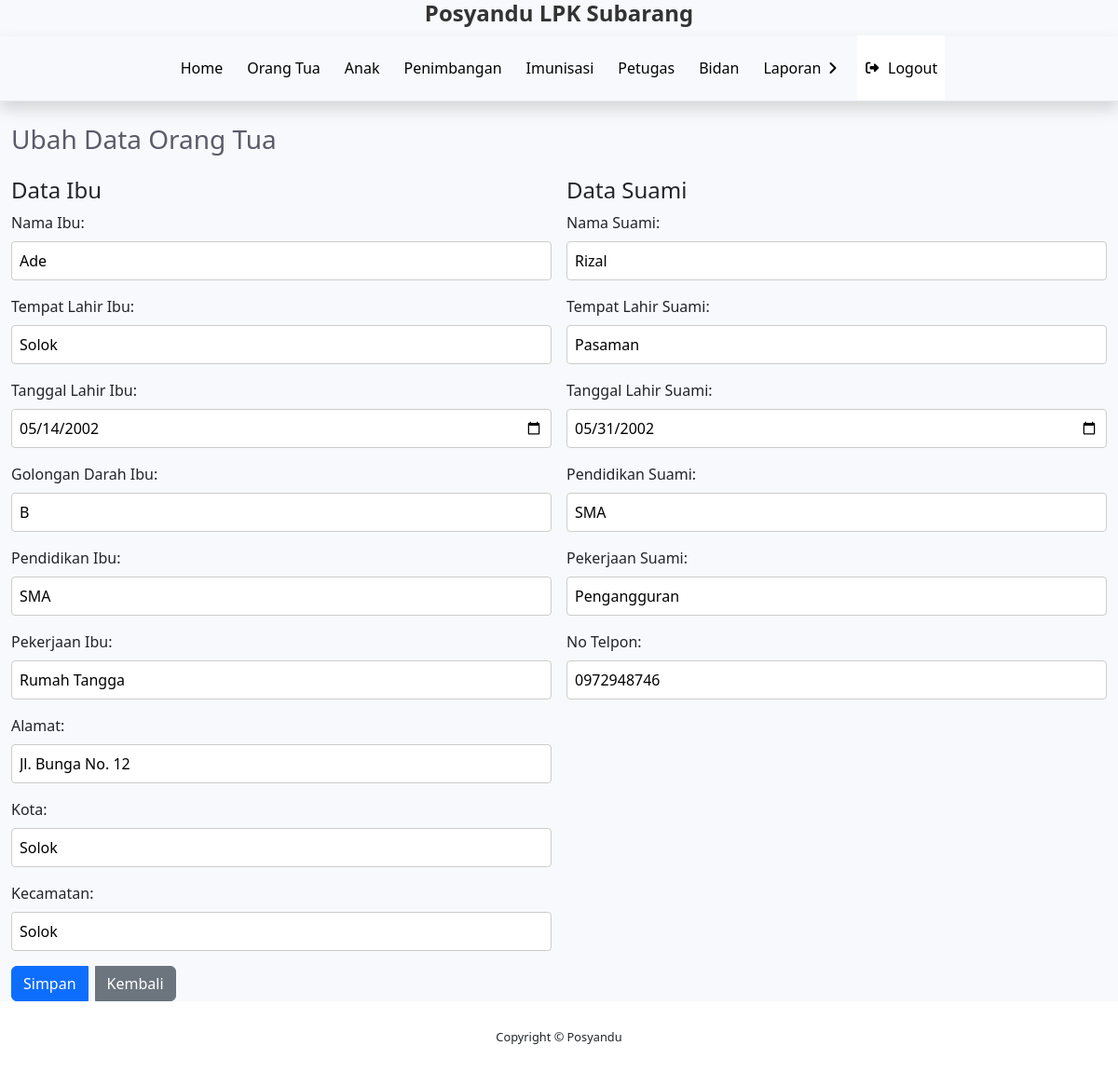
/pages/admin/ubah-orgtua.php?no=2 (signed in), run on the app's committed database.
### tables this page shows
CREATE TABLE `orang_tua` (
  `no` int(11) NOT NULL,
  `nama_ibu` varchar(100) NOT NULL,
  `tempat_lahir_ibu` varchar(100) DEFAULT NULL,
  `tanggal_lahir_ibu` date DEFAULT NULL,
  `golongan_darah_ibu` varchar(10) DEFAULT NULL,
  `pendidikan_ibu` varchar(50) DEFAULT NULL,
  `pekerjaan_ibu` varchar(50) DEFAULT NULL,
  `alamat` text DEFAULT NULL,
  `kota` varchar(100) DEFAULT NULL,
  `kecamatan` varchar(100) DEFAULT NULL,
  `nama_suami` varchar(100) DEFAULT NULL,
  `tempat_lahir_suami` varchar(100) DEFAULT NULL,
  `tanggal_lahir_suami` date DEFAULT NULL,
  `pendidikan_suami` varchar(50) DEFAULT NULL,
  `pekerjaan_suami` varchar(50) DEFAULT NULL,
  `no_telpon` varchar(20) DEFAULT NULL
);

### pages/admin/ubah-orgtua.php (the view, shortened to what this page needs)
<!DOCTYPE html>
<html lang="en">
<head>
    <?php include '../../layout/header.php'; ?>
</head>
<body id="page-top">
    <?php
    include '../../koneksi.php';
    $no = mysqli_real_escape_string($koneksi, $_GET['no']);
    $query = "SELECT * FROM orang_tua WHERE no = '$no'";
    $result = mysqli_query($koneksi, $query);
    $data = mysqli_fetch_assoc($result);
    ?>
    <div id="wrapper">
        <div id="content-wrapper" class="d-flex flex-column">
            <div id="content">
                <?php include '../../layout/topbar-admin.php'; ?>
                <div class="container-fluid">
                    <h1 class="h3 mb-4 text-gray-800">Ubah Data Orang Tua</h1>
                    <form method="post" action="">
                        <div class="form-row">
                            <div class="form-col">
                                <h4>Data Ibu</h4>
                                <div class="form-group">
                                    <label for="nama_ibu">Nama Ibu:</label>
                                    <input type="text" id="nama_ibu" name="nama_ibu" value="<?php echo htmlspecialchars($data['nama_ibu']); ?>" required>
                                </div>
                                <div class="form-group">
                                    <label for="tempat_lahir_ibu">Tempat Lahir Ibu:</label>
                                    <input type="text" id="tempat_lahir_ibu" name="tempat_lahir_ibu" value="<?php echo htmlspecialchars($data['tempat_lahir_ibu']); ?>" required>
                                </div>
                                <div class="form-group">
                                    <label for="tanggal_lahir_ibu">Tanggal Lahir Ibu:</label>
                                    <input type="date" id="tanggal_lahir_ibu" name="tanggal_lahir_ibu" value="<?php echo htmlspecialchars($data['tanggal_lahir_ibu']); ?>" required>
                                </div>
                                <div class="form-group">
                                    <label for="golongan_darah_ibu">Golongan Darah Ibu:</label>
                                    <input type="text" id="golongan_darah_ibu" name="golongan_darah_ibu" value="<?php echo htmlspecialchars($data['golongan_darah_ibu']); ?>" required>
                                </div>
                                <div class="form-group">
                                    <label for="pendidikan_ibu">Pendidikan Ibu:</label>
                                    <input type="text" id="pendidikan_ibu" name="pendidikan_ibu" value="<?php echo htmlspecialchars($data['pendidikan_ibu']); ?>" required>
                                </div>
                                <div class="form-group">
                                    <label for="pekerjaan_ibu">Pekerjaan Ibu:</label>
                                    <input type="text" id="pekerjaan_ibu" name="pekerjaan_ibu" value="<?php echo htmlspecialchars($data['pekerjaan_ibu']); ?>" required>
                                </div>
                                <div class="form-group">
                                    <label for="alamat">Alamat:</label>
                                    <input type="text" id="alamat" name="alamat" value="<?php echo htmlspecialchars($data['alamat']); ?>" required>
                                </div>
                                <div class="form-group">
                                    <label for="kota">Kota:</label>
                                    <input type="text" id="kota" name="kota" value="<?php echo htmlspecialchars($data['kota']); ?>" required>
                                </div>
                                <div class="form-group">
                                    <label for="kecamatan">Kecamatan:</label>
                                    <input type="text" id="kecamatan" name="kecamatan" value="<?php echo htmlspecialchars($data['kecamatan']); ?>" required>
                                </div>
                            </div>
                            <div class="form-col">
                                <h4>Data Suami</h4>
                                <div class="form-group">
                                    <label for="nama_suami">Nama Suami:</label>
                                    <input type="text" id="nama_suami" name="nama_suami" value="<?php echo htmlspecialchars($data['nama_suami']); ?>" required>
                                </div>
                                <div class="form-group">
                                    <label for="tempat_lahir_suami">Tempat Lahir Suami:</label>
                                    <input type="text" id="tempat_lahir_suami" name="tempat_lahir_suami" value="<?php echo htmlspecialchars($data['tempat_lahir_suami']); ?>" required>
                                </div>
                                <div class="form-group">
                                    <label for="tanggal_lahir_suami">Tanggal Lahir Suami:</label>
                                    <input type="date" id="tanggal_lahir_suami" name="tanggal_lahir_suami" value="<?php echo htmlspecialchars($data['tanggal_lahir_suami']); ?>" required>
                                </div>
                                <div class="form-group">
                                    <label for="pendidikan_suami">Pendidikan Suami:</label>
                                    <input type="text" id="pendidikan_suami" name="pendidikan_suami" value="<?php echo htmlspecialchars($data['pendidikan_suami']); ?>" required>
                                </div>
                                <div class="form-group">
                                    <label for="pekerjaan_suami">Pekerjaan Suami:</label>
                                    <input type="text" id="pekerjaan_suami" name="pekerjaan_suami" value="<?php echo htmlspecialchars($data['pekerjaan_suami']); ?>" required>
                                </div>
                                <div class="form-group">
                                    <label for="no_telpon">No Telpon:</label>
                                    <input type="text" id="no_telpon" name="no_telpon" value="<?php echo htmlspecialchars($data['no_telpon']); ?>" required>
                                </div>
                            </div>
                        </div>
                        <div class="btn-group">
                            <button type="submit" class="btn btn-primary">Simpan</button>
                            <a href="kelola-orgtua.php" class="btn btn-secondary">Kembali</a>
                        </div>
                    </form>
                </div>
            </div>
            <?php include '../../layout/footer.php'; ?>
        </div>
    </div>
</body>
</html>

### pages/admin/ubah-orgtua.php (style rules this page uses)
.form-group { margin-bottom: 1rem; }
.form-row { display: flex; flex-wrap: wrap; margin: -0.5rem; }
.form-col { flex: 1; padding: 0.5rem; min-width: 300px; }
.form-group label { display: block; margin-bottom: 0.5rem; }
.form-group input, .form-group select, .form-group textarea { width: 100%; padding: 0.5rem; border: 1px solid #ccc; border-radius: 4px; }
.btn-group { display: flex; justify-content: flex-end; gap: 0.5rem; }
.btn { padding: 0.5rem 1rem; border: none; border-radius: 4px; color: #fff; cursor: pointer; text-decoration: none; }
.btn-primary { background-color: #007bff; }
.btn-secondary { background-color: #6c757d; }

### layout/topbar-admin.php (style rules this page uses)
body { margin: 0; }

### data on the page
orang_tua: nama_ibu "Ade", tempat_lahir_ibu "Solok", tanggal_lahir_ibu "05/14/2002", golongan_darah_ibu "B", pendidikan_ibu "SMA", pekerjaan_ibu "Rumah Tangga", alamat "Jl. Bunga No. 12", kota "Solok", kecamatan "Solok", nama_suami "Rizal", tempat_lahir_suami "Pasaman", tanggal_lahir_suami "05/31/2002", pendidikan_suami "SMA", pekerjaan_suami "Pengangguran", no_telpon "0972948746"
